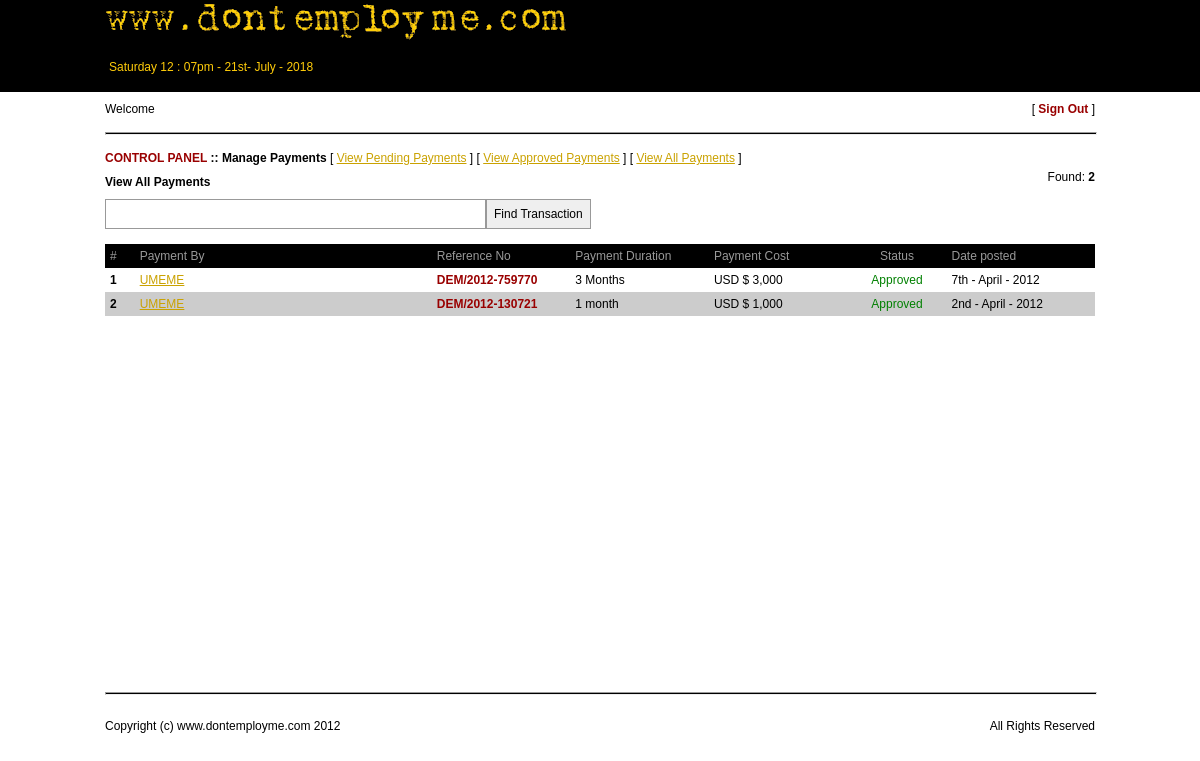
Screenshot of /panel_area/payments.php?t=view with the database file from the repository.
### tables this page shows
CREATE TABLE IF NOT EXISTS `site_payments` (
  `id` int(15) NOT NULL AUTO_INCREMENT,
  `userid` int(15) NOT NULL,
  `durationid` int(15) NOT NULL,
  `refno` varchar(20) NOT NULL,
  `status` int(1) NOT NULL,
  `inuse` int(1) NOT NULL,
  `date_posted` varchar(20) NOT NULL,
  PRIMARY KEY (`id`)
);

CREATE TABLE IF NOT EXISTS `user_accounts_companies` (
  `id` int(15) NOT NULL AUTO_INCREMENT,
  `userid` int(15) NOT NULL,
  `companynames` varchar(200) NOT NULL,
  `contactnames` varchar(200) NOT NULL,
  `address` text NOT NULL,
  `phoneno` varchar(20) NOT NULL,
  `emailid` varchar(150) NOT NULL,
  `date_joined` varchar(15) NOT NULL,
  PRIMARY KEY (`id`)
);

CREATE TABLE IF NOT EXISTS `payment_durations` (
  `id` int(15) NOT NULL AUTO_INCREMENT,
  `names` varchar(100) NOT NULL,
  `duration` int(3) NOT NULL,
  PRIMARY KEY (`id`)
);

CREATE TABLE IF NOT EXISTS `currency_setup` (
  `id` int(15) NOT NULL AUTO_INCREMENT,
  `inuse` int(1) NOT NULL,
  `currency` varchar(150) NOT NULL,
  `currency_abbrev` varchar(10) NOT NULL,
  `currency_abbrev_position` varchar(10) NOT NULL,
  `symbol` varchar(10) NOT NULL,
  `symbol_position` varchar(10) NOT NULL,
  PRIMARY KEY (`id`)
);

CREATE TABLE IF NOT EXISTS `payment_rates` (
  `id` int(15) NOT NULL AUTO_INCREMENT,
  `durationid` int(15) NOT NULL,
  `paymentrate` varchar(10) NOT NULL,
  PRIMARY KEY (`id`)
);

### other_files/inc_payments_cp.php (the view, shortened to what this page needs)
<table border="0" width="100%" cellpadding="0" cellspacing="0">
	<tr>
		<td>
        	<a href="../panel_area/index.php" class="toplinks" title="CONTROL PANEL">CONTROL PANEL</a> <b> :: Manage Payments</b> [ <a href="../panel_area/payments.php?t=pending" class="links" title="View Pending Payments">View Pending Payments</a> ] [ <a href="../panel_area/payments.php?t=approved" class="links" title="View Approved Payments">View Approved Payments</a> ] [ <a href="../panel_area/payments.php?t=view" class="links" title="View All Payments">View All Payments</a> ]
        </td>
	</tr>
	<?php
	if($_GET['t'] == "pending")
	{
		$qry = mysql_query("SELECT * FROM site_payments WHERE status = 1 ORDER BY date_posted DESC");
		$num = mysql_num_rows($qry);
	?>
    <tr>
    	<td>
        	<table border="0" width="100%" cellpadding="0" cellspacing="0">
            	<tr>
                	<td style="padding-top:10px;">
                    	<div id="texthide"><b>View Pending Payments</b></div>
                    </td>
                    <td align="right">
                    	<div id="texthide2">Found: <b><?php echo $num; ?></b></div>
                    </td>
                </tr>
                <?php
				if($num != 0)
				{
				?>
                <tr>
                	<td colspan="2" style="padding-top:10px;">
                    	<?php require_once("../other_files/search_refno.php"); ?>
                    </td>
                </tr>
                <tr>
                	<td style="padding-top:10px; padding-bottom:350px;" colspan="2">
                    	<div id="disp_area">
                        <table border="0" width="100%" cellpadding="0" cellspacing="0">
                        	<tr>
                            	<td width="3%" class="tdmain">
                                	#
                                </td>
                                <td class="tdmain">
                                	Payment By
                                </td>
                                <td width="15%" class="tdmain">
                                	Reference No
                                </td>
                                <td width="15%" class="tdmain">
                                	Payment Duration
                                </td>
                                <td width="15%" class="tdmain">
                                	Payment Cost
                                </td>
                                <td width="11%" align="center" class="tdmain">
                                	Approve Payment
                                </td>
                                <td width="20%" class="tdmain">
                                	Date posted
                                </td>
                            </tr>
                            <?php
							$counter = 1;
							$currency = mysql_fetch_array(mysql_query("SELECT * FROM currency_setup WHERE inuse = 1"));
							while($result = mysql_fetch_array($qry))
							{
								if(($counter % 2) == 0)
								{
									$row = "evenrow";
								}
								else
								{
									$row = "oddrow";
								}
								$user = mysql_fetch_array(mysql_query("SELECT companynames FROM user_accounts_companies WHERE userid = '".$result['userid']."'"));
								$duration = mysql_fetch_array(mysql_query("SELECT names FROM payment_durations WHERE id = '".$result['durationid']."'"));
								$thiscost = mysql_fetch_array(mysql_query("SELECT paymentrate FROM payment_rates WHERE durationid = '".$result['durationid']."'"));
								if($currency['currency_abbrev_position'] == 1)
								{
									$prev = $currency['currency_abbrev'];
								}
								if($currency['symbol_position'] == 1)
								{
									$prev =  " ".$currency['symbol'];
								}
								$cost = " ".number_format($thiscost['paymentrate'], "0", "", ",");
								if($currency['symbol_position'] == 2)
								{
									$after =  $currency['symbol'];
								}
								if($currency['currency_abbrev_position'] == 2)
								{
									$after =  $currency['currency_abbrev'];
								}
								$rates = $currency['currency_abbrev'].$prev.$cost.$after;
							?>
                            <tr class="<?php echo $row; ?>">
                            	<td class="tdother">
                                	<b><?php echo $counter; ?></b>
                                </td>
                                <td class="tdother">
                                	<a class="fancybox fancybox.ajax" href="../other_files/thiscompany.php?task=1&i=<?php echo base64_encode($result['userid']); ?>" id="links" title="Payment By -<?php echo $user[0]; ?> "><?php echo $user[0]; ?></a>
                                </td>
                                <td class="tdother">
                                	<b class="toplinks"><?php echo $result['refno']; ?></b>
                                </td>
                                <td class="tdother">
                                	<?php echo $duration['names']; ?>
                                </td>
                                <td class="tdother">
                                	<?php echo $rates; ?>
                                </td>
                                <td align="center" class="tdother">
                                	<a href="#" onClick="return promptAction('Approve payment for - <?php echo $user['companynames']; ?>?', '../panel_area/payments.php?a=<?php echo base64_encode($result['id']); ?>');" class="links" title="Approve Payment For - <?php echo $user['companynames']; ?>">Approve</a>
                                </td>
                                <td class="tdother">
                                	<?php echo date("jS - F - Y", $result['date_posted']); ?>
                                </td>
                            </tr>
                            <?php
							$counter++;
							}
							?>
                            <tr>
                            	<td colspan="7" align="left" style="padding-top:10px">
                                </td>
                            </tr>
                        </table>
                        </div>
                    </td>
                </tr>
                <?php
				}
				else
				{
				?>
                <tr>
                	<td style="padding-top:10px; padding-bottom:350px;" colspan="2">
                    	<i><b>0</b> results found!</i>
                    </td>
                </tr>
                <?php
				}
				?>
            </table>
        </td>
    </tr>
 	<?php
	}
	elseif($_GET['t'] == "view")
	{
		$qry = mysql_query("SELECT * FROM site_payments ORDER BY date_posted DESC");
		$num = mysql_num_rows($qry);
	?>
    <tr>
    	<td>
        	<table border="0" width="100%" cellpadding="0" cellspacing="0">
            	<tr>
                	<td style="padding-top:10px;">
                    	<div id="texthide"><b>View All Payments</b></div>
                    </td>
                    <td align="right">
                    	<div id="texthide2">Found: <b><?php echo $num; ?></b></div>
                    </td>
                </tr>
                <?php
				if($num != 0)
				{
				?>
                <tr>
                	<td colspan="2" style="padding-top:10px;">
                    	<?php require_once("../other_files/search_refno.php"); ?>
                    </td>
                </tr>
                <tr>
                	<td style="padding-top:10px; padding-bottom:350px;" colspan="2">
                    	<div id="disp_area">
                        <table border="0" width="100%" cellpadding="0" cellspacing="0">
                        	<tr>
                            	<td width="3%" class="tdmain">
                                	#
                                </td>
                                <td class="tdmain">
                                	Payment By
                                </td>
                                <td width="14%" class="tdmain">
                                	Reference No
                                </td>
                                <td width="14%" class="tdmain">
                                	Payment Duration
                                </td>
                                <td width="14%" class="tdmain">
                                	Payment Cost
                                </td>
                                <td width="10%" align="center" class="tdmain">
                                	Status
                                </td>
                                <td width="15%" class="tdmain">
                                	Date posted
                                </td>
                            </tr>
                            <?php
							$counter = 1;
							$currency = mysql_fetch_array(mysql_query("SELECT * FROM currency_setup WHERE inuse = 1"));
							while($result = mysql_fetch_array($qry))
							{
								if(($counter % 2) == 0)
								{
									$row = "evenrow";
								}
								else
								{
									$row = "oddrow";
								}
								$user = mysql_fetch_array(mysql_query("SELECT companynames FROM user_accounts_companies WHERE userid = '".$result['userid']."'"));
								$duration = mysql_fetch_array(mysql_query("SELECT names FROM payment_durations WHERE id = '".$result['durationid']."'"));
								$thiscost = mysql_fetch_array(mysql_query("SELECT paymentrate FROM payment_rates WHERE durationid = '".$result['durationid']."'"));
								if($currency['currency_abbrev_position'] == 1)
								{
									$prev = $currency['currency_abbrev'];
								}
								if($currency['symbol_position'] == 1)
								{
									$prev =  " ".$currency['symbol'];
								}
								$cost = " ".number_format($thiscost['paymentrate'], "0", "", ",");
								$rates = $currency['currency_abbrev'].$prev.$cost.$after;
							?>
                            <tr class="<?php echo $row; ?>">
                            	<td class="tdother">
                                	<b><?php echo $counter; ?></b>
                                </td>
                                <td class="tdother">
                                	<a class="fancybox fancybox.ajax" href="../other_files/thiscompany.php?task=1&i=<?php echo base64_encode($result['userid']); ?>" id="links" title="Payment By -<?php echo $user[0]; ?> "><?php echo $user[0]; ?></a>
                                </td>
                                <td class="tdother">
                                	<b class="toplinks"><?php echo $result['refno']; ?></b>
                                </td>
                                <td class="tdother">
                                	<?php echo $duration['names']; ?>
                                </td>
                                <td class="tdother">
                                	<?php echo $rates; ?>
                                </td>
                                <td align="center" class="tdother">
                                	<?php
									if($result['status'] == 0)
									{
										echo "<font color = \"red\">Incomplete</font><br>";
										?>
                                        <a href="#" title="Delete transaction - <?php echo $result['refno']; ?>" class="links">Delete</a>
                                        <?php
									}
									elseif($result['status'] == 1)
									{
										echo "<font color = \"red\">Pending</font>";
									}
									elseif($result['status'] == 2)
									{
										echo "<font color = \"green\">Approved</font>";
									}
									elseif($result['status'] == 3)
									{
										echo "<font color = \"red\">Expired</font>";
									}
									?>
                                </td>
                                <td class="tdother">
                                	<?php echo date("jS - F - Y", $result['date_posted']); ?>
                                </td>
                            </tr>
                            <?php
							$counter++;
							}
							?>
                            <tr>
                            	<td colspan="7" align="left" style="padding-top:10px">
                                </td>
                            </tr>
                        </table>
                        </div>
                    </td>
                </tr>
                <?php
				}
				?>
            </table>
        </td>
    </tr>
 	<?php
	}
	?>
</table>

### site_css/cssfile.css (style rules this page uses)
body { font-family: Arial, Helvetica, sans-serif; font-size:12px; margin:0px; padding:0px; }
.links { color:#CAA200; }
#links { color:#CAA200; }
.toplinks { text-decoration:none; color:#990000; font-weight:bold; }
.tdmain { padding:5px; font-weight:normal; background-color:#000; color:#999; }
.tdother { padding:5px; vertical-align:top; }
.evenrow { background-color:#CCC; }
.oddrow { background-color:#FFFFFF; }

### rows the page displays
site_payments: user_accounts_companies.companynames "UMEME", refno "DEM/2012-759770", payment_durations.names "3 Months", status "Approved", date_posted "7th - April - 2012"
currency_setup: rates "USD $ 3,000", rates "USD $ 1,000"
site_payments: user_accounts_companies.companynames "UMEME", refno "DEM/2012-130721", payment_durations.names "1 month", status "Approved", date_posted "2nd - April - 2012"

### other values shown
$display "Saturday 12 : 07pm - 21st- July - 2018"
$num "2"
